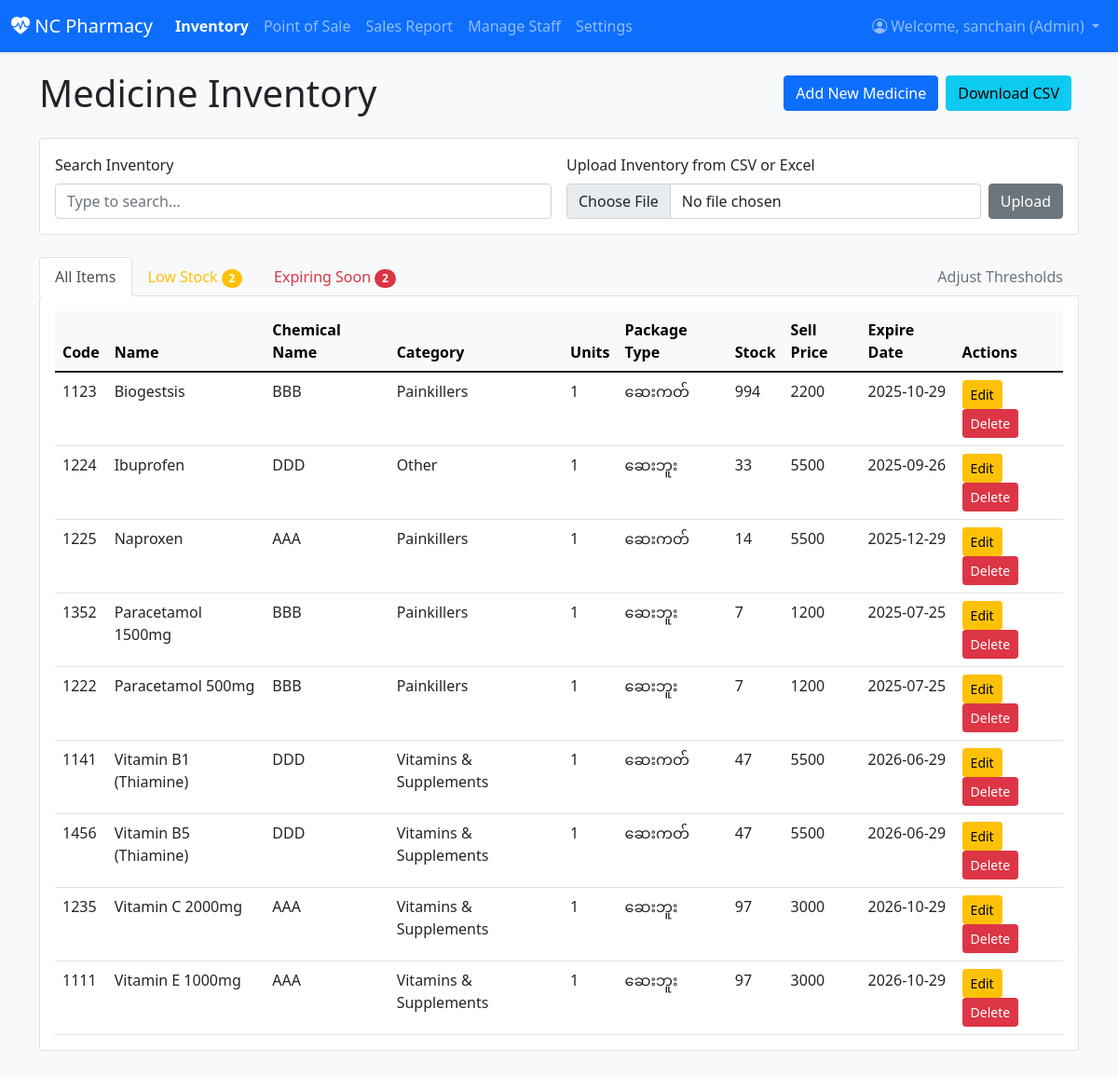
/inventory/ (signed in), run on the app's committed database.
### inventory/models.py (models this page shows, shortened)
class Profile(models.Model):
    user = models.OneToOneField(User, on_delete=models.CASCADE)
    ROLE_CHOICES = (
        ('admin', 'Admin'),
        ('staff', 'Staff'),
    )
    role = models.CharField(max_length=10, choices=ROLE_CHOICES, blank=True)
    permissions = models.ManyToManyField(Permission, blank=True)

class Medicine(models.Model):
    CATEGORY_CHOICES = [
        ('Tablet', 'Tablet'),
        ('Syrup', 'Syrup'),
        ('Injection', 'Injection'),
        ('Cream', 'Cream'),
        ('Instrument', 'Instrument'),
        ('Other', 'Other'),
    ]
    code = models.CharField(max_length=50, blank=True, verbose_name="Code")
    name = models.CharField(max_length=100, verbose_name="Name")
    brand_name = models.CharField(max_length=100, blank=True, verbose_name="Chemical Name")
    category = models.CharField(max_length=50, choices=CATEGORY_CHOICES, default='Other', verbose_name="Category")
    unit_per_package = models.PositiveIntegerField(default=1, verbose_name="Units/Pkg")
    package_type = models.CharField(max_length=50, blank=True, verbose_name="Package Type")
    quantity = models.PositiveIntegerField(default=0, verbose_name="Stock Quantity")
    purchase_price = models.IntegerField(default=0, verbose_name="Buy Price")
    selling_price = models.IntegerField(default=0, verbose_name="Sell Price")
    purchase_date = models.DateField(null=True, blank=True, verbose_name="Buy Date")
    expiry_date = models.DateField(verbose_name="Expire Date")
    added_date = models.DateTimeField(auto_now_add=True)
    description = models.TextField(blank=True)
    dosage_form = models.CharField(max_length=100, blank=True)
    supplier_name = models.CharField(max_length=100, blank=True)
    storage_info = models.TextField(blank=True)
    location = models.CharField(max_length=100, blank=True)
    is_active = models.BooleanField(default=True, verbose_name="Is Active")
    class Meta:
        ordering = ['name']

### inventory/views.py (the view)
# urls.py: path('inventory/', MedicineListView.as_view(), name='medicine_list'),
class MedicineListView(LoginRequiredMixin, ListView):
    model = Medicine
    template_name = 'inventory/medicine_list.html'
    context_object_name = 'medicines'
    login_url = '/login/'
    def get_queryset(self):
        return Medicine.objects.filter(is_active=True)
    def get_context_data(self, **kwargs):
        context = super().get_context_data(**kwargs)
        thresholds, _ = Threshold.objects.get_or_create(pk=1)
        medicines = self.get_queryset()
        expiry_alert_date = date.today() + timedelta(days=thresholds.expiry_threshold_days)
        for med in medicines:
            med.is_low_stock = med.quantity <= thresholds.low_stock_threshold
            med.is_expiring_soon = med.expiry_date <= expiry_alert_date
        context.update({
            'low_stock_medicines': [m for m in medicines if m.is_low_stock],
            'expiring_soon_medicines': [m for m in medicines if m.is_expiring_soon],
            'thresholds': thresholds,
            'upload_form': FileUploadForm(),
            'user_can_add': user_has_permission(self.request.user, 'add_medicine'),
            'user_can_edit': user_has_permission(self.request.user, 'change_medicine'),
            'user_can_delete': user_has_permission(self.request.user, 'delete_medicine'),
            'user_can_adjust_thresholds': user_has_permission(self.request.user, 'change_threshold'),
            'is_admin': is_admin(self.request.user)
        })
        return context

### inventory/forms.py
class FileUploadForm(forms.Form):
    file = forms.FileField(label="Select a CSV or Excel file", widget=forms.FileInput(attrs={'class': 'form-control'}))

### inventory/views.py (called while the page is built)
def is_admin(user):
    return user.is_authenticated and hasattr(user, 'profile') and user.profile.role == 'admin'

def user_has_permission(user, perm_codename):
    if not user.is_authenticated or not hasattr(user, 'profile'):
        return False
    if is_admin(user):
        return True
    return user.profile.permissions.filter(codename=perm_codename).exists()

### inventory/templates/inventory/medicine_list.html (shortened to what this page needs)
{% extends 'inventory/base.html' %}
{% block content %}
    <div class="d-flex justify-content-between align-items-center mb-3 flex-wrap">
        <h1 class="mb-2 me-3">Medicine Inventory</h1>
        <div class="d-flex align-items-center flex-wrap">
            <a href="{% url 'medicine_new' %}" class="btn btn-primary me-2 mb-2">Add New Medicine</a>
            <a href="{% url 'export_inventory_csv' %}" class="btn btn-info me-2 mb-2">Download CSV</a>
        </div>
    </div>
    <div class="card mb-4">
        <div class="card-body">
            <div class="row g-3">
                <div class="col-md-6">
                    <label for="inventorySearchInput" class="form-label">Search Inventory</label>
                    <div class="input-group">
                        <input type="text" class="form-control" id="inventorySearchInput" placeholder="Type to search...">
                    </div>
                </div>
                <div class="col-md-6">
                    <label class="form-label">Upload Inventory from CSV or Excel</label>
                    <form action="{% url 'upload_inventory_file' %}" method="post" enctype="multipart/form-data" class="d-flex">
                        {{ upload_form.file }}
                        <button type="submit" class="btn btn-secondary ms-2">Upload</button>
                    </form>
                </div>
            </div>
        </div>
    </div>
    <ul class="nav nav-tabs" id="inventoryTabs" role="tablist">
        <li class="nav-item" role="presentation">
            <button class="nav-link active" id="all-items-tab" data-bs-toggle="tab" data-bs-target="#all-items" type="button" role="tab" aria-controls="all-items" aria-selected="true">All Items</button>
        </li>
        <li class="nav-item" role="presentation">
            <button class="nav-link text-warning" id="low-stock-tab" data-bs-toggle="tab" data-bs-target="#low-stock" type="button" role="tab" aria-controls="low-stock" aria-selected="false">
                Low Stock
                {% if low_stock_medicines %}
                    <span class="badge bg-warning rounded-pill">{{ low_stock_medicines|length }}</span>
                {% endif %}
            </button>
        </li>
        <li class="nav-item" role="presentation">
            <button class="nav-link text-danger" id="expiring-soon-tab" data-bs-toggle="tab" data-bs-target="#expiring-soon" type="button" role="tab" aria-controls="expiring-soon" aria-selected="false">
                Expiring Soon
                {% if expiring_soon_medicines %}
                    <span class="badge bg-danger rounded-pill">{{ expiring_soon_medicines|length }}</span>
                {% endif %}
            </button>
        </li>
        <li class="nav-item ms-auto">
             <a href="{% url 'threshold_edit' thresholds.pk %}" class="nav-link text-secondary">Adjust Thresholds</a>
        </li>
    </ul>
    <div class="tab-content" id="inventoryTabsContent">
        <div class="tab-pane fade show active" id="all-items" role="tabpanel" aria-labelledby="all-items-tab">
            <div class="card card-body border-top-0">
                <div class="table-responsive d-none d-lg-block">
                    <table class="table table-hover mb-0">
                        <thead class="table-light">
                            <tr>
                                <th>Code</th>
                                <th>Name</th>
                                <th>Chemical Name</th>
                                <th>Category</th>
                                <th>Units</th>
                                <th>Package Type</th>
                                <th>Stock</th>
                                <th>Sell Price</th>
                                <th>Expire Date</th>
                                <th>Actions</th>
                            </tr>
                        </thead>
                        <tbody class="searchable-container">
                            {% for medicine in medicines %}
                            <tr class="searchable-row {% if medicine.is_low_stock %}table-warning{% endif %}{% if medicine.is_expiring_soon %} table-danger{% endif %}">
                                <td class="search-code">{{ medicine.code }}</td>
                                <td class="search-name">{{ medicine.name }}</td>
                                <td class="search-brand">{{ medicine.brand_name }}</td>
                                <td class="search-category">{{ medicine.get_category_display }}</td>
                                <td>{{ medicine.unit_per_package }}</td>
                                <td class="search-package">{{ medicine.package_type }}</td>
                                <td>{{ medicine.quantity }}</td>
                                <td>{{ medicine.selling_price|floatformat:0 }}</td>
                                <td>{{ medicine.expiry_date|date:"Y-m-d" }}</td>
                                <td>
                                    <a href="{% url 'medicine_edit' medicine.pk %}" class="btn btn-sm btn-warning">Edit</a>
                                    <a href="{% url 'medicine_delete' medicine.pk %}" class="btn btn-sm btn-danger">Delete</a>
                                </td>
                            </tr>
                            {% empty %}
                            <tr><td colspan="10" class="text-center">No medicines found.</td></tr>
                            {% endfor %}
                        </tbody>
                    </table>
                </div>
            </div>
        </div>
    </div>
{% endblock %}

### inventory/templates/inventory/base.html (shortened to what this page needs)
{% load static %}
<!DOCTYPE html>
<html lang="en">
<head>
    <link href="https://cdn.jsdelivr.net/npm/bootstrap@5.1.3/dist/css/bootstrap.min.css" rel="stylesheet">
    <link rel="stylesheet" href="https://cdn.jsdelivr.net/npm/bootstrap-icons@1.8.1/font/bootstrap-icons.css">
</head>
<body>
    <nav class="navbar navbar-expand-lg navbar-dark bg-primary shadow-sm">
        <div class="container-fluid">
            <a class="navbar-brand" href="{% if user.is_authenticated %}{% url 'dashboard' %}{% else %}{% url 'login' %}{% endif %}">
                <i class="bi bi-heart-pulse-fill"></i> NC Pharmacy
            </a>
            {% if user.is_authenticated %}
            <div class="collapse navbar-collapse" id="navbarNav">
                <ul class="navbar-nav me-auto mb-2 mb-lg-0">
                    <li class="nav-item"><a class="nav-link {% if request.resolver_match.url_name == 'medicine_list' %}active{% endif %}" href="{% url 'medicine_list' %}">Inventory</a></li>
                    <li class="nav-item"><a class="nav-link {% if request.resolver_match.url_name == 'pos' %}active{% endif %}" href="{% url 'pos' %}">Point of Sale</a></li>
                    <li class="nav-item"><a class="nav-link {% if request.resolver_match.url_name == 'sales_report' %}active{% endif %}" href="{% url 'sales_report' %}">Sales Report</a></li>
                    {% if user.profile.role == 'admin' %}
                    <li class="nav-item"><a class="nav-link {% if request.resolver_match.url_name == 'manage_staff' %}active{% endif %}" href="{% url 'manage_staff' %}">Manage Staff</a></li>
                    <li class="nav-item"><a class="nav-link {% if request.resolver_match.url_name == 'settings' %}active{% endif %}" href="{% url 'settings' %}">Settings</a></li>
                    {% endif %}
                </ul>
                <ul class="navbar-nav ms-auto">
                    <li class="nav-item dropdown">
                        <a class="nav-link dropdown-toggle" href="#" id="navbarDropdown" role="button" data-bs-toggle="dropdown" aria-expanded="false">
                           <i class="bi bi-person-circle"></i> Welcome, {{ user.username }} ({{ user.profile.get_role_display }})
                        </a>
                    </li>
                </ul>
            </div>
            {% endif %}
        </div>
    </nav>
    <div class="container content-wrapper">
        {% block content %}{% endblock %}
    </div>
</body>
</html>

### inventory/templates/inventory/base.html (style rules this page uses)
body { background-color: #f8f9fa; }
.content-wrapper { padding-top: 20px; padding-bottom: 40px; }
.navbar .nav-link.active { font-weight: bold; color: #fff; }

### data on the page
Medicine: code "1123", name "Biogestsis", brand_name "BBB", category "Painkillers", unit_per_package "1", package_type "ဆေးကတ်", quantity "994", selling_price "2200", expiry_date "2025-10-29"
Medicine: code "1224", name "Ibuprofen", brand_name "DDD", category "Other", unit_per_package "1", package_type "ဆေးဘူး", quantity "33", selling_price "5500", expiry_date "2025-09-26"
Medicine: code "1225", name "Naproxen", brand_name "AAA", category "Painkillers", unit_per_package "1", package_type "ဆေးကတ်", quantity "14", selling_price "5500", expiry_date "2025-12-29"
Medicine: code "1352", name "Paracetamol 1500mg", brand_name "BBB", category "Painkillers", unit_per_package "1", package_type "ဆေးဘူး", quantity "7", selling_price "1200", expiry_date "2025-07-25"
Medicine: code "1222", name "Paracetamol 500mg", brand_name "BBB", category "Painkillers", unit_per_package "1", package_type "ဆေးဘူး", quantity "7", selling_price "1200", expiry_date "2025-07-25"
Medicine: code "1141", name "Vitamin B1 (Thiamine)", brand_name "DDD", category "Vitamins & Supplements", unit_per_package "1", package_type "ဆေးကတ်", quantity "47", selling_price "5500", expiry_date "2026-06-29"
Medicine: code "1456", name "Vitamin B5 (Thiamine)", brand_name "DDD", category "Vitamins & Supplements", unit_per_package "1", package_type "ဆေးကတ်", quantity "47", selling_price "5500", expiry_date "2026-06-29"
Medicine: code "1235", name "Vitamin C 2000mg", brand_name "AAA", category "Vitamins & Supplements", unit_per_package "1", package_type "ဆေးဘူး", quantity "97", selling_price "3000", expiry_date "2026-10-29"
Medicine: code "1111", name "Vitamin E 1000mg", brand_name "AAA", category "Vitamins & Supplements", unit_per_package "1", package_type "ဆေးဘူး", quantity "97", selling_price "3000", expiry_date "2026-10-29"

### other printed values
{{ user.username }} "sanchain"
{{ user.profile.get_role_display }} "Admin"
{{ low_stock_medicines|length }} "2"
{{ expiring_soon_medicines|length }} "2"
